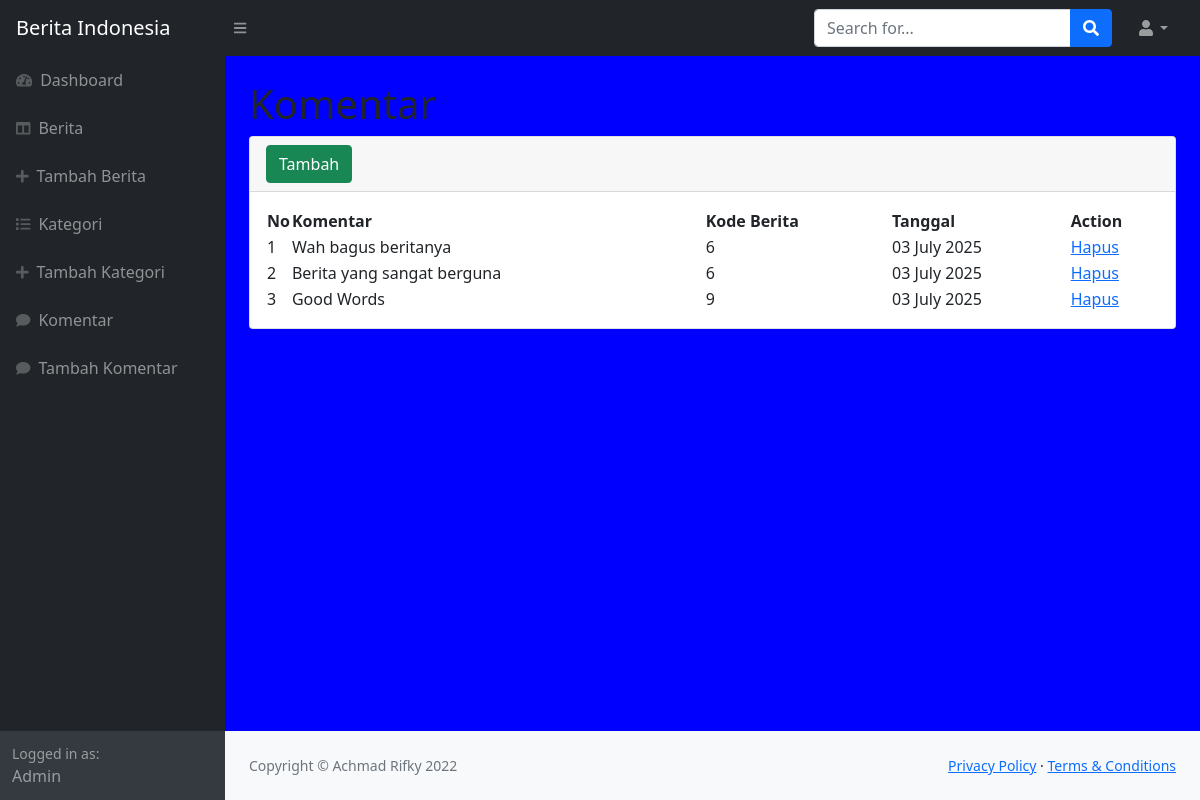
Before: /admin/komentar.php (signed in) with the older database file.
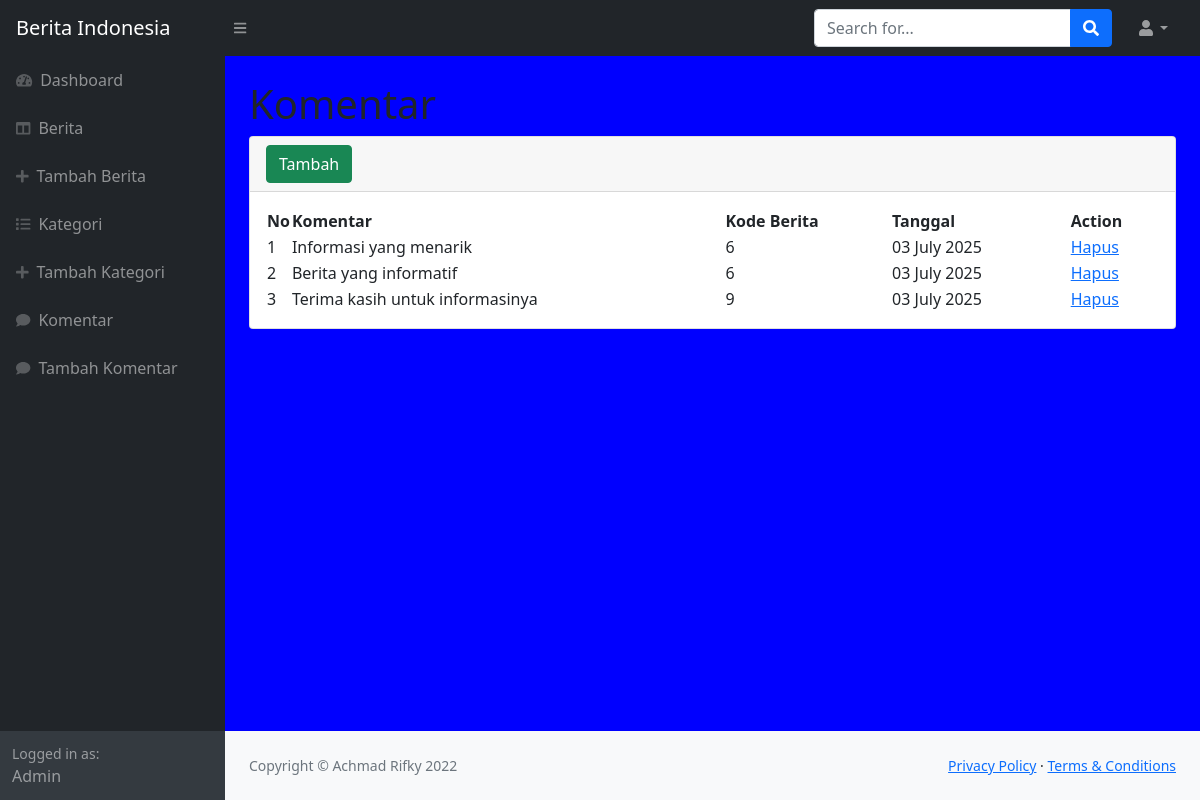
After: the same page with the newer database file.
### tables this page shows
CREATE TABLE `komentar` (
  `id_k` int(10) NOT NULL,
  `isi_k` text NOT NULL,
  `tanggal_k` varchar(255) NOT NULL,
  `kode_berita` varchar(255) NOT NULL,
  `nama_k` varchar(255) NOT NULL
);

### admin/komentar.php (the view, shortened to what this page needs)
<?php
	include '../controllers/connect.php';
	if(@$_SESSION['admin']){
?>
<!DOCTYPE html>
<html lang="en">
    <head>
       <?php
        include "link.php";
       ?>
    </head>
    <body class="sb-nav-fixed">
       <?php
        include "header.php";
       ?>
        <div id="layoutSidenav">
            <div id="layoutSidenav_nav">
                <?php
                    include "menu.php";
                ?>
            </div>
            <div id="layoutSidenav_content">
                <main>
                    <div class="container-fluid px-4">
                        <h1 class="mt-4">Komentar</h1>
                        <div class="card mb-4">
                            <div class="card-header">
                                <a href="t_komentar.php" class="btn btn-success">Tambah</a>
                            </div>
                            <div class="card-body">
                                <?php
                                    $kat=mysqli_query($db,"select*from komentar");
                                    $no=0;
                                ?>
                                <table id="datatablesSimple">
                                    <thead>
                                        <tr>
                                            <th width="1%">No</th>
                                            <th >Komentar</th>
                                            <th >Kode Berita</th>
                                            <th width="20%">Tanggal</th>
                                            <th width="10%">Action</th>
                                        </tr>
                                    </thead>
                                    <tbody>
                                        <?php
                                            while($k=mysqli_fetch_array($kat)){
                                                $no++;
                                        ?>
                                        <tr>
                                            <td><?= $no;?></td>
                                            <td><?= $k['isi_k'];?></td>
                                            <td><?= $k['kode_berita'];?></td>
                                            <td><?= $k['tanggal_k'];?></td>
                                            <td><a href="komentar.php?id_k=<?= $k['id_k'];?>&
                                            kode_berita=<?= $k['kode_berita'];?>">Hapus</a></td>
                                        </tr>
                                        <?php
                                            }
                                        ?>
                                    </tbody>
                                </table>
                            </div>
                        </div>
                    </div>
                </main>
               <?php
                    include "footer.php";
               ?>
            </div>
        </div>
    </body>
</html>
<?php
  }else{
?>
  <script language="javascript">
 window.location="login.php"
 </script>
<?php
  }
?>

Changed rows visible on the page:
changed komentar: isi_k "Wah bagus beritanya" → "Informasi yang menarik"
changed komentar: isi_k "Berita yang sangat berguna" → "Berita yang informatif"
changed komentar: isi_k "Good Words" → "Terima kasih untuk informasinya"
